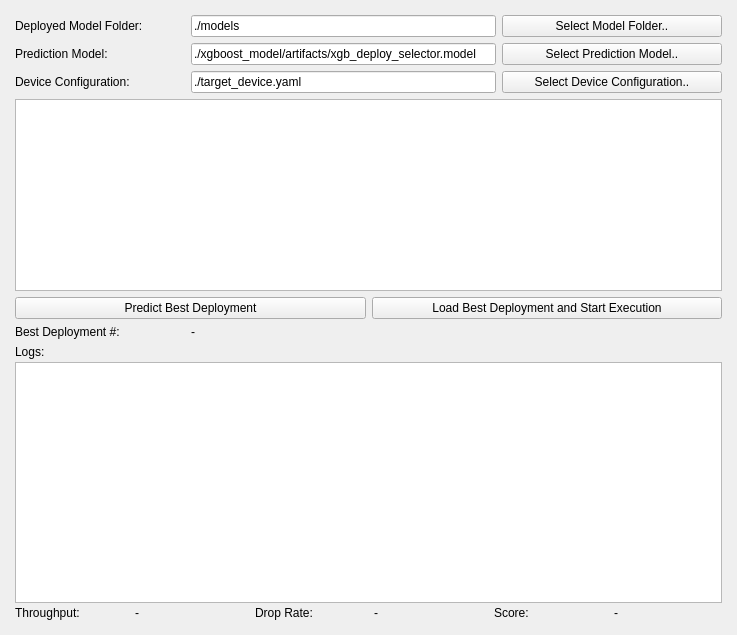
<?xml version="1.0" encoding="UTF-8"?>
<ui version="4.0">
 <class>ONNXProfiler</class>
 <widget class="QMainWindow" name="ONNXProfiler">
  <property name="geometry">
   <rect>
    <x>0</x>
    <y>0</y>
    <width>737</width>
    <height>635</height>
   </rect>
  </property>
  <property name="windowTitle">
   <string>MPOpt: Optimized Multi-Model Deployment</string>
  </property>
  <widget class="QWidget" name="centralwidget">
   <layout class="QHBoxLayout" name="mainLayout">
    <property name="spacing">
     <number>6</number>
    </property>
    <property name="sizeConstraint">
     <enum>QLayout::SetMinimumSize</enum>
    </property>
    <item>
     <layout class="QVBoxLayout" name="leftLayout">
      <property name="spacing">
       <number>6</number>
      </property>
      <property name="sizeConstraint">
       <enum>QLayout::SetMinimumSize</enum>
      </property>
      <property name="leftMargin">
       <number>6</number>
      </property>
      <property name="topMargin">
       <number>6</number>
      </property>
      <property name="rightMargin">
       <number>6</number>
      </property>
      <property name="bottomMargin">
       <number>6</number>
      </property>
      <item>
       <layout class="QHBoxLayout" name="folder_input_layout" stretch="0,0,0">
        <property name="spacing">
         <number>6</number>
        </property>
        <item>
         <widget class="QLabel" name="label_deployed_model_folder">
          <property name="minimumSize">
           <size>
            <width>170</width>
            <height>0</height>
           </size>
          </property>
          <property name="maximumSize">
           <size>
            <width>120</width>
            <height>16777215</height>
           </size>
          </property>
          <property name="text">
           <string>Deployed Model Folder:</string>
          </property>
         </widget>
        </item>
        <item>
         <widget class="QLineEdit" name="deployment_model_input">
          <property name="text">
           <string>./models</string>
          </property>
         </widget>
        </item>
        <item>
         <widget class="QPushButton" name="deploy_model_browse_button">
          <property name="minimumSize">
           <size>
            <width>220</width>
            <height>0</height>
           </size>
          </property>
          <property name="maximumSize">
           <size>
            <width>220</width>
            <height>16777215</height>
           </size>
          </property>
          <property name="text">
           <string>Select Model Folder..</string>
          </property>
         </widget>
        </item>
       </layout>
      </item>
      <item>
       <layout class="QHBoxLayout" name="prediction_model_layout" stretch="0,0,0">
        <property name="spacing">
         <number>6</number>
        </property>
        <item>
         <widget class="QLabel" name="label_prediction_model">
          <property name="minimumSize">
           <size>
            <width>170</width>
            <height>0</height>
           </size>
          </property>
          <property name="maximumSize">
           <size>
            <width>120</width>
            <height>16777215</height>
           </size>
          </property>
          <property name="text">
           <string>Prediction Model:</string>
          </property>
         </widget>
        </item>
        <item>
         <widget class="QLineEdit" name="prediction_model_input">
          <property name="text">
           <string>./xgboost_model/artifacts/xgb_deploy_selector.model</string>
          </property>
         </widget>
        </item>
        <item>
         <widget class="QPushButton" name="prediction_model_browse_button">
          <property name="minimumSize">
           <size>
            <width>220</width>
            <height>0</height>
           </size>
          </property>
          <property name="maximumSize">
           <size>
            <width>220</width>
            <height>16777215</height>
           </size>
          </property>
          <property name="text">
           <string>Select Prediction Model..</string>
          </property>
         </widget>
        </item>
       </layout>
      </item>
      <item>
       <layout class="QHBoxLayout" name="device_config_layout" stretch="0,0,0">
        <property name="spacing">
         <number>6</number>
        </property>
        <item>
         <widget class="QLabel" name="label_device_configuration">
          <property name="minimumSize">
           <size>
            <width>170</width>
            <height>0</height>
           </size>
          </property>
          <property name="maximumSize">
           <size>
            <width>120</width>
            <height>16777215</height>
           </size>
          </property>
          <property name="text">
           <string>Device Configuration:</string>
          </property>
         </widget>
        </item>
        <item>
         <widget class="QLineEdit" name="device_config_input">
          <property name="text">
           <string>./target_device.yaml</string>
          </property>
         </widget>
        </item>
        <item>
         <widget class="QPushButton" name="device_conf_browse_button">
          <property name="minimumSize">
           <size>
            <width>220</width>
            <height>0</height>
           </size>
          </property>
          <property name="maximumSize">
           <size>
            <width>220</width>
            <height>16777215</height>
           </size>
          </property>
          <property name="text">
           <string>Select Device Configuration..</string>
          </property>
         </widget>
        </item>
       </layout>
      </item>
      <item>
       <widget class="QTreeView" name="model_tree_view">
        <property name="sizePolicy">
         <sizepolicy hsizetype="Expanding" vsizetype="Fixed">
          <horstretch>0</horstretch>
          <verstretch>0</verstretch>
         </sizepolicy>
        </property>
        <property name="minimumSize">
         <size>
          <width>200</width>
          <height>0</height>
         </size>
        </property>
        <property name="maximumSize">
         <size>
          <width>16777215</width>
          <height>240</height>
         </size>
        </property>
       </widget>
      </item>
      <item>
       <layout class="QHBoxLayout" name="generate_buttons_layout" stretch="0,0">
        <property name="spacing">
         <number>6</number>
        </property>
        <item>
         <widget class="QPushButton" name="predict_best_button">
          <property name="text">
           <string>Predict Best Deployment</string>
          </property>
         </widget>
        </item>
        <item>
         <widget class="QPushButton" name="load_execute_best_button">
          <property name="text">
           <string>Load Best Deployment and Start Execution</string>
          </property>
         </widget>
        </item>
       </layout>
      </item>
      <item>
       <layout class="QHBoxLayout" name="best_deploy_layout" stretch="0,0">
        <property name="spacing">
         <number>6</number>
        </property>
        <item>
         <widget class="QLabel" name="label_best_deploy_title">
          <property name="sizePolicy">
           <sizepolicy hsizetype="Preferred" vsizetype="Fixed">
            <horstretch>0</horstretch>
            <verstretch>0</verstretch>
           </sizepolicy>
          </property>
          <property name="minimumSize">
           <size>
            <width>170</width>
            <height>0</height>
           </size>
          </property>
          <property name="maximumSize">
           <size>
            <width>120</width>
            <height>16777215</height>
           </size>
          </property>
          <property name="text">
           <string>Best Deployment #:</string>
          </property>
         </widget>
        </item>
        <item>
         <widget class="QLabel" name="label_best_deploy_value">
          <property name="sizePolicy">
           <sizepolicy hsizetype="Preferred" vsizetype="Fixed">
            <horstretch>0</horstretch>
            <verstretch>0</verstretch>
           </sizepolicy>
          </property>
          <property name="text">
           <string>-</string>
          </property>
          <property name="alignment">
           <set>Qt::AlignLeading|Qt::AlignLeft|Qt::AlignVCenter</set>
          </property>
         </widget>
        </item>
       </layout>
      </item>
      <item>
       <layout class="QVBoxLayout" name="log_layout">
        <property name="spacing">
         <number>3</number>
        </property>
        <item>
         <widget class="QLabel" name="label_logs">
          <property name="text">
           <string>Logs:</string>
          </property>
         </widget>
        </item>
        <item>
         <widget class="QPlainTextEdit" name="log_text_edit">
          <property name="sizePolicy">
           <sizepolicy hsizetype="Expanding" vsizetype="Expanding">
            <horstretch>0</horstretch>
            <verstretch>1</verstretch>
           </sizepolicy>
          </property>
          <property name="minimumSize">
           <size>
            <width>0</width>
            <height>200</height>
           </size>
          </property>
          <property name="readOnly">
           <bool>true</bool>
          </property>
         </widget>
        </item>
        <item>
         <layout class="QHBoxLayout" name="metrics_layout">
          <property name="spacing">
           <number>12</number>
          </property>
          <item>
           <widget class="QLabel" name="label_throughput">
            <property name="text">
             <string>Throughput: </string>
            </property>
           </widget>
          </item>
          <item>
           <widget class="QLabel" name="throughput_value">
            <property name="text">
             <string>-</string>
            </property>
           </widget>
          </item>
          <item>
           <widget class="QLabel" name="label_drop">
            <property name="text">
             <string>Drop Rate: </string>
            </property>
           </widget>
          </item>
          <item>
           <widget class="QLabel" name="drop_value">
            <property name="text">
             <string>-</string>
            </property>
           </widget>
          </item>
          <item>
           <widget class="QLabel" name="label_score">
            <property name="text">
             <string>Score:</string>
            </property>
           </widget>
          </item>
          <item>
           <widget class="QLabel" name="score_value">
            <property name="text">
             <string>-</string>
            </property>
           </widget>
          </item>
         </layout>
        </item>
       </layout>
      </item>
     </layout>
    </item>
   </layout>
  </widget>
 </widget>
 <resources/>
 <connections/>
</ui>
